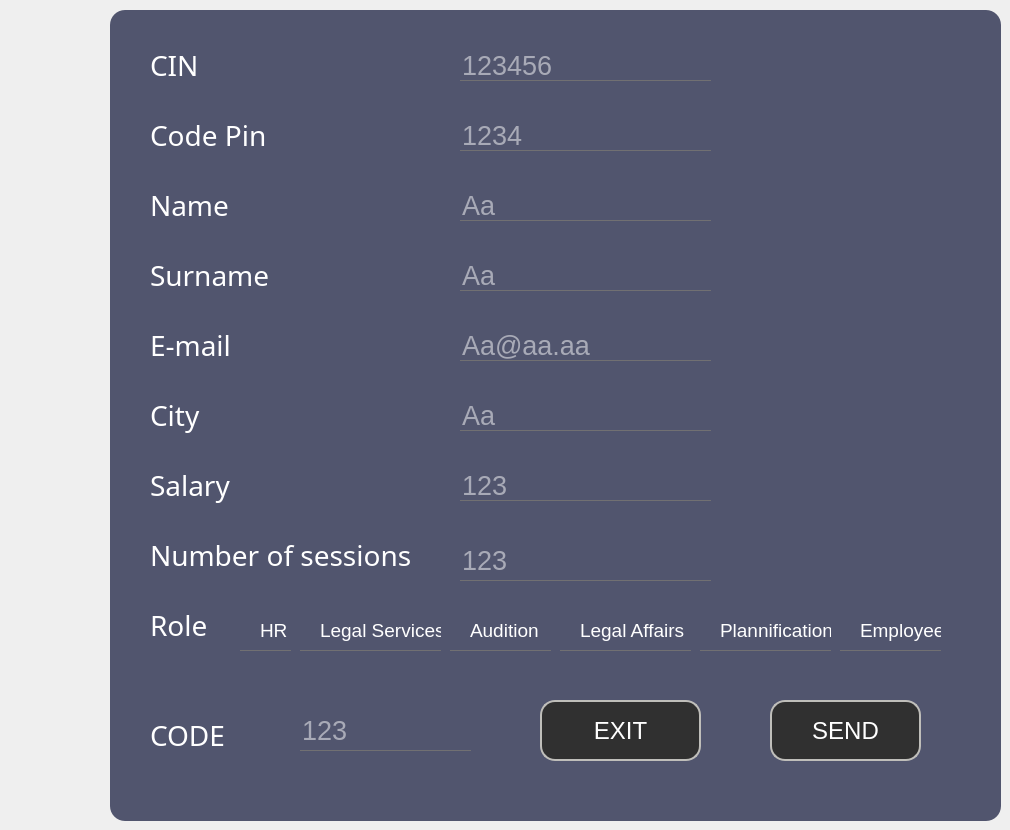
    <widget class="QWidget" name="tab_3">
     <property name="styleSheet">
      <string notr="true">*{
	background:url(C:/Users/ALA/Desktop/2A/projet/hammer.png) ;
}</string>
     </property>
     <attribute name="title">
      <string>Tab 3 addhr</string>
     </attribute>
     <widget class="QFrame" name="add_employee">
      <property name="geometry">
       <rect>
        <x>110</x>
        <y>10</y>
        <width>891</width>
        <height>811</height>
       </rect>
      </property>
      <property name="styleSheet">
       <string notr="true">QFrame
{
	background:#51556e;
    border-radius:15px;
}</string>
      </property>
      <property name="frameShape">
       <enum>QFrame::StyledPanel</enum>
      </property>
      <property name="frameShadow">
       <enum>QFrame::Raised</enum>
      </property>
      <widget class="QPushButton" name="add_new_employee">
       <property name="geometry">
        <rect>
         <x>660</x>
         <y>690</y>
         <width>151</width>
         <height>61</height>
        </rect>
       </property>
       <property name="font">
        <font>
         <pointsize>18</pointsize>
        </font>
       </property>
       <property name="styleSheet">
        <string notr="true">*{
color:white;
border-radius: 15px;
background:#303030;
border: 2px solid #bfbeba;
}

*:hover
{
	color:#303030;
	border-radius:15px;
	background:white;
border: 2px solid #bfbeba;
}</string>
       </property>
       <property name="text">
        <string>SEND</string>
       </property>
      </widget>
      <widget class="QLineEdit" name="LCin">
       <property name="geometry">
        <rect>
         <x>350</x>
         <y>40</y>
         <width>251</width>
         <height>31</height>
        </rect>
       </property>
       <property name="font">
        <font>
         <pointsize>20</pointsize>
        </font>
       </property>
       <property name="acceptDrops">
        <bool>true</bool>
       </property>
       <property name="styleSheet">
        <string notr="true">*{
background:transparent;
border:none;
color:white;
border-bottom:1px solid #717072;
}</string>
       </property>
       <property name="inputMask">
        <string/>
       </property>
       <property name="text">
        <string/>
       </property>
       <property name="maxLength">
        <number>32767</number>
       </property>
       <property name="echoMode">
        <enum>QLineEdit::Normal</enum>
       </property>
       <property name="placeholderText">
        <string>123456</string>
       </property>
      </widget>
      <widget class="QLabel" name="label_10">
       <property name="geometry">
        <rect>
         <x>40</x>
         <y>30</y>
         <width>51</width>
         <height>51</height>
        </rect>
       </property>
       <property name="styleSheet">
        <string notr="true">*{
    font-family:century gothic;
    font-size:28px;
	color:white;
}

</string>
       </property>
       <property name="text">
        <string>CIN</string>
       </property>
      </widget>
      <widget class="QLabel" name="label_11">
       <property name="geometry">
        <rect>
         <x>40</x>
         <y>100</y>
         <width>131</width>
         <height>51</height>
        </rect>
       </property>
       <property name="styleSheet">
        <string notr="true">*{
    font-family:century gothic;
    font-size:28px;
	color:white;
}

</string>
       </property>
       <property name="text">
        <string>Code Pin</string>
       </property>
      </widget>
      <widget class="QLineEdit" name="LCodePin">
       <property name="geometry">
        <rect>
         <x>350</x>
         <y>110</y>
         <width>251</width>
         <height>31</height>
        </rect>
       </property>
       <property name="font">
        <font>
         <pointsize>20</pointsize>
        </font>
       </property>
       <property name="acceptDrops">
        <bool>true</bool>
       </property>
       <property name="styleSheet">
        <string notr="true">*{
background:transparent;
border:none;
color:white;
border-bottom:1px solid #717072;
}</string>
       </property>
       <property name="inputMask">
        <string/>
       </property>
       <property name="text">
        <string/>
       </property>
       <property name="maxLength">
        <number>32767</number>
       </property>
       <property name="echoMode">
        <enum>QLineEdit::Normal</enum>
       </property>
       <property name="placeholderText">
        <string>1234</string>
       </property>
      </widget>
      <widget class="QLabel" name="label_12">
       <property name="geometry">
        <rect>
         <x>40</x>
         <y>170</y>
         <width>111</width>
         <height>51</height>
        </rect>
       </property>
       <property name="styleSheet">
        <string notr="true">*{
    font-family:century gothic;
    font-size:28px;
	color:white;
}

</string>
       </property>
       <property name="text">
        <string>Name</string>
       </property>
      </widget>
      <widget class="QLineEdit" name="LName">
       <property name="geometry">
        <rect>
         <x>350</x>
         <y>180</y>
         <width>251</width>
         <height>31</height>
        </rect>
       </property>
       <property name="font">
        <font>
         <pointsize>20</pointsize>
        </font>
       </property>
       <property name="acceptDrops">
        <bool>true</bool>
       </property>
       <property name="styleSheet">
        <string notr="true">*{
background:transparent;
border:none;
color:white;
border-bottom:1px solid #717072;
}</string>
       </property>
       <property name="inputMask">
        <string/>
       </property>
       <property name="text">
        <string/>
       </property>
       <property name="maxLength">
        <number>32767</number>
       </property>
       <property name="echoMode">
        <enum>QLineEdit::Normal</enum>
       </property>
       <property name="placeholderText">
        <string>Aa</string>
       </property>
      </widget>
      <widget class="QLabel" name="label_13">
       <property name="geometry">
        <rect>
         <x>40</x>
         <y>240</y>
         <width>131</width>
         <height>51</height>
        </rect>
       </property>
       <property name="styleSheet">
        <string notr="true">*{
    font-family:century gothic;
    font-size:28px;
	color:white;
}

</string>
       </property>
       <property name="text">
        <string>Surname</string>
       </property>
      </widget>
      <widget class="QLineEdit" name="LSurname">
       <property name="geometry">
        <rect>
         <x>350</x>
         <y>250</y>
         <width>251</width>
         <height>31</height>
        </rect>
       </property>
       <property name="font">
        <font>
         <pointsize>20</pointsize>
        </font>
       </property>
       <property name="acceptDrops">
        <bool>true</bool>
       </property>
       <property name="styleSheet">
        <string notr="true">*{
background:transparent;
border:none;
color:white;
border-bottom:1px solid #717072;
}</string>
       </property>
       <property name="inputMask">
        <string/>
       </property>
       <property name="text">
        <string/>
       </property>
       <property name="maxLength">
        <number>32767</number>
       </property>
       <property name="echoMode">
        <enum>QLineEdit::Normal</enum>
       </property>
       <property name="placeholderText">
        <string>Aa</string>
       </property>
      </widget>
      <widget class="QLabel" name="label_14">
       <property name="geometry">
        <rect>
         <x>40</x>
         <y>310</y>
         <width>111</width>
         <height>51</height>
        </rect>
       </property>
       <property name="styleSheet">
        <string notr="true">*{
    font-family:century gothic;
    font-size:28px;
	color:white;
}

</string>
       </property>
       <property name="text">
        <string>E-mail</string>
       </property>
      </widget>
      <widget class="QLineEdit" name="LEmail">
       <property name="geometry">
        <rect>
         <x>350</x>
         <y>320</y>
         <width>251</width>
         <height>31</height>
        </rect>
       </property>
       <property name="font">
        <font>
         <pointsize>20</pointsize>
        </font>
       </property>
       <property name="acceptDrops">
        <bool>true</bool>
       </property>
       <property name="styleSheet">
        <string notr="true">*{
background:transparent;
border:none;
color:white;
border-bottom:1px solid #717072;
}</string>
       </property>
       <property name="inputMask">
        <string/>
       </property>
       <property name="text">
        <string/>
       </property>
       <property name="maxLength">
        <number>32767</number>
       </property>
       <property name="echoMode">
        <enum>QLineEdit::Normal</enum>
       </property>
       <property name="placeholderText">
        <string>Aa@aa.aa</string>
       </property>
      </widget>
      <widget class="QLabel" name="label_15">
       <property name="geometry">
        <rect>
         <x>40</x>
         <y>380</y>
         <width>111</width>
         <height>51</height>
        </rect>
       </property>
       <property name="styleSheet">
        <string notr="true">*{
    font-family:century gothic;
    font-size:28px;
	color:white;
}

</string>
       </property>
       <property name="text">
        <string>City</string>
       </property>
      </widget>
      <widget class="QLineEdit" name="LCity">
       <property name="geometry">
        <rect>
         <x>350</x>
         <y>390</y>
         <width>251</width>
         <height>31</height>
        </rect>
       </property>
       <property name="font">
        <font>
         <pointsize>20</pointsize>
        </font>
       </property>
       <property name="acceptDrops">
        <bool>true</bool>
       </property>
       <property name="styleSheet">
        <string notr="true">*{
background:transparent;
border:none;
color:white;
border-bottom:1px solid #717072;
}</string>
       </property>
       <property name="inputMask">
        <string/>
       </property>
       <property name="text">
        <string/>
       </property>
       <property name="maxLength">
        <number>32767</number>
       </property>
       <property name="echoMode">
        <enum>QLineEdit::Normal</enum>
       </property>
       <property name="placeholderText">
        <string>Aa</string>
       </property>
      </widget>
      <widget class="QLabel" name="label_16">
       <property name="geometry">
        <rect>
         <x>40</x>
         <y>450</y>
         <width>111</width>
         <height>51</height>
        </rect>
       </property>
       <property name="styleSheet">
        <string notr="true">*{
    font-family:century gothic;
    font-size:28px;
	color:white;
}

</string>
       </property>
       <property name="text">
        <string>Salary</string>
       </property>
      </widget>
      <widget class="QLineEdit" name="LSalary">
       <property name="geometry">
        <rect>
         <x>350</x>
         <y>460</y>
         <width>251</width>
         <height>31</height>
        </rect>
       </property>
       <property name="font">
        <font>
         <pointsize>20</pointsize>
        </font>
       </property>
       <property name="acceptDrops">
        <bool>true</bool>
       </property>
       <property name="styleSheet">
        <string notr="true">*{
background:transparent;
border:none;
color:white;
border-bottom:1px solid #717072;
}</string>
       </property>
       <property name="inputMask">
        <string/>
       </property>
       <property name="text">
        <string/>
       </property>
       <property name="maxLength">
        <number>32767</number>
       </property>
       <property name="echoMode">
        <enum>QLineEdit::Normal</enum>
       </property>
       <property name="placeholderText">
        <string>123</string>
       </property>
      </widget>
      <widget class="QLabel" name="label_17">
       <property name="geometry">
        <rect>
         <x>40</x>
         <y>520</y>
         <width>261</width>
         <height>51</height>
        </rect>
       </property>
       <property name="font">
        <font>
         <family>century gothic</family>
         <pointsize>-1</pointsize>
        </font>
       </property>
       <property name="styleSheet">
        <string notr="true">*{
    font-family:century gothic;
    font-size:28px;
	color:white;
}

</string>
       </property>
       <property name="text">
        <string>Number of sessions</string>
       </property>
      </widget>
      <widget class="QLineEdit" name="LNS">
       <property name="geometry">
        <rect>
         <x>350</x>
         <y>530</y>
         <width>251</width>
         <height>41</height>
        </rect>
       </property>
       <property name="font">
        <font>
         <pointsize>20</pointsize>
        </font>
       </property>
       <property name="acceptDrops">
        <bool>true</bool>
       </property>
       <property name="styleSheet">
        <string notr="true">*{
background:transparent;
border:none;
color:white;
border-bottom:1px solid #717072;
}</string>
       </property>
       <property name="inputMask">
        <string/>
       </property>
       <property name="text">
        <string/>
       </property>
       <property name="maxLength">
        <number>32767</number>
       </property>
       <property name="echoMode">
        <enum>QLineEdit::Normal</enum>
       </property>
       <property name="placeholderText">
        <string>123</string>
       </property>
      </widget>
      <widget class="QPushButton" name="add_new_employee_3">
       <property name="geometry">
        <rect>
         <x>430</x>
         <y>690</y>
         <width>161</width>
         <height>61</height>
        </rect>
       </property>
       <property name="font">
        <font>
         <pointsize>18</pointsize>
        </font>
       </property>
       <property name="styleSheet">
        <string notr="true">*{
color:white;
border-radius: 15px;
background:#303030;
border: 2px solid #bfbeba;
}

*:hover
{
	color:#303030;
	border-radius:15px;
	background:white;
border: 2px solid #bfbeba;
}</string>
       </property>
       <property name="text">
        <string>EXIT</string>
       </property>
      </widget>
      <widget class="QLabel" name="label_28">
       <property name="geometry">
        <rect>
         <x>40</x>
         <y>590</y>
         <width>81</width>
         <height>51</height>
        </rect>
       </property>
       <property name="font">
        <font>
         <family>century gothic</family>
         <pointsize>-1</pointsize>
        </font>
       </property>
       <property name="styleSheet">
        <string notr="true">*{
    font-family:century gothic;
    font-size:28px;
	color:white;
}

</string>
       </property>
       <property name="text">
        <string>Role</string>
       </property>
      </widget>
      <widget class="QRadioButton" name="HR">
       <property name="geometry">
        <rect>
         <x>130</x>
         <y>600</y>
         <width>51</width>
         <height>41</height>
        </rect>
       </property>
       <property name="font">
        <font>
         <pointsize>14</pointsize>
        </font>
       </property>
       <property name="styleSheet">
        <string notr="true">*{
background:transparent;
border:none;
color:white;
border-bottom:1px solid #717072;
}</string>
       </property>
       <property name="text">
        <string>HR</string>
       </property>
      </widget>
      <widget class="QRadioButton" name="LS">
       <property name="geometry">
        <rect>
         <x>190</x>
         <y>600</y>
         <width>141</width>
         <height>41</height>
        </rect>
       </property>
       <property name="font">
        <font>
         <pointsize>14</pointsize>
        </font>
       </property>
       <property name="styleSheet">
        <string notr="true">*{
background:transparent;
border:none;
color:white;
border-bottom:1px solid #717072;
}</string>
       </property>
       <property name="text">
        <string>Legal Services</string>
       </property>
      </widget>
      <widget class="QRadioButton" name="Aud">
       <property name="geometry">
        <rect>
         <x>340</x>
         <y>600</y>
         <width>101</width>
         <height>41</height>
        </rect>
       </property>
       <property name="font">
        <font>
         <pointsize>14</pointsize>
        </font>
       </property>
       <property name="styleSheet">
        <string notr="true">*{
background:transparent;
border:none;
color:white;
border-bottom:1px solid #717072;
}</string>
       </property>
       <property name="text">
        <string>Audition</string>
       </property>
      </widget>
      <widget class="QRadioButton" name="LA">
       <property name="geometry">
        <rect>
         <x>450</x>
         <y>600</y>
         <width>131</width>
         <height>41</height>
        </rect>
       </property>
       <property name="font">
        <font>
         <pointsize>14</pointsize>
        </font>
       </property>
       <property name="styleSheet">
        <string notr="true">*{
background:transparent;
border:none;
color:white;
border-bottom:1px solid #717072;
}</string>
       </property>
       <property name="text">
        <string>Legal Affairs</string>
       </property>
      </widget>
      <widget class="QRadioButton" name="Plannificatio">
       <property name="geometry">
        <rect>
         <x>590</x>
         <y>600</y>
         <width>131</width>
         <height>41</height>
        </rect>
       </property>
       <property name="font">
        <font>
         <pointsize>14</pointsize>
        </font>
       </property>
       <property name="styleSheet">
        <string notr="true">*{
background:transparent;
border:none;
color:white;
border-bottom:1px solid #717072;
}</string>
       </property>
       <property name="text">
        <string>Plannification</string>
       </property>
      </widget>
      <widget class="QRadioButton" name="Employee">
       <property name="geometry">
        <rect>
         <x>730</x>
         <y>600</y>
         <width>101</width>
         <height>41</height>
        </rect>
       </property>
       <property name="font">
        <font>
         <pointsize>14</pointsize>
        </font>
       </property>
       <property name="styleSheet">
        <string notr="true">*{
background:transparent;
border:none;
color:white;
border-bottom:1px solid #717072;
}</string>
       </property>
       <property name="text">
        <string>Employee</string>
       </property>
      </widget>
      <widget class="QLabel" name="label_29">
       <property name="geometry">
        <rect>
         <x>40</x>
         <y>700</y>
         <width>91</width>
         <height>51</height>
        </rect>
       </property>
       <property name="styleSheet">
        <string notr="true">*{
    font-family:century gothic;
    font-size:28px;
	color:white;
}

</string>
       </property>
       <property name="text">
        <string>CODE</string>
       </property>
      </widget>
      <widget class="QLineEdit" name="LCode">
       <property name="geometry">
        <rect>
         <x>190</x>
         <y>700</y>
         <width>171</width>
         <height>41</height>
        </rect>
       </property>
       <property name="font">
        <font>
         <pointsize>20</pointsize>
        </font>
       </property>
       <property name="acceptDrops">
        <bool>true</bool>
       </property>
       <property name="styleSheet">
        <string notr="true">*{
background:transparent;
border:none;
color:white;
border-bottom:1px solid #717072;
}</string>
       </property>
       <property name="inputMask">
        <string/>
       </property>
       <property name="text">
        <string/>
       </property>
       <property name="maxLength">
        <number>32767</number>
       </property>
       <property name="echoMode">
        <enum>QLineEdit::Normal</enum>
       </property>
       <property name="placeholderText">
        <string>123</string>
       </property>
      </widget>
      <zorder>label_16</zorder>
      <zorder>label_17</zorder>
      <zorder>LCin</zorder>
      <zorder>LCodePin</zorder>
      <zorder>label_10</zorder>
      <zorder>LName</zorder>
      <zorder>label_11</zorder>
      <zorder>LSurname</zorder>
      <zorder>label_12</zorder>
      <zorder>LEmail</zorder>
      <zorder>label_13</zorder>
      <zorder>LCity</zorder>
      <zorder>label_14</zorder>
      <zorder>LSalary</zorder>
      <zorder>label_15</zorder>
      <zorder>LNS</zorder>
      <zorder>add_new_employee</zorder>
      <zorder>add_new_employee_3</zorder>
      <zorder>label_28</zorder>
      <zorder>HR</zorder>
      <zorder>LS</zorder>
      <zorder>Aud</zorder>
      <zorder>LA</zorder>
      <zorder>Plannificatio</zorder>
      <zorder>Employee</zorder>
      <zorder>label_29</zorder>
      <zorder>LCode</zorder>
     </widget>
    </widget>
